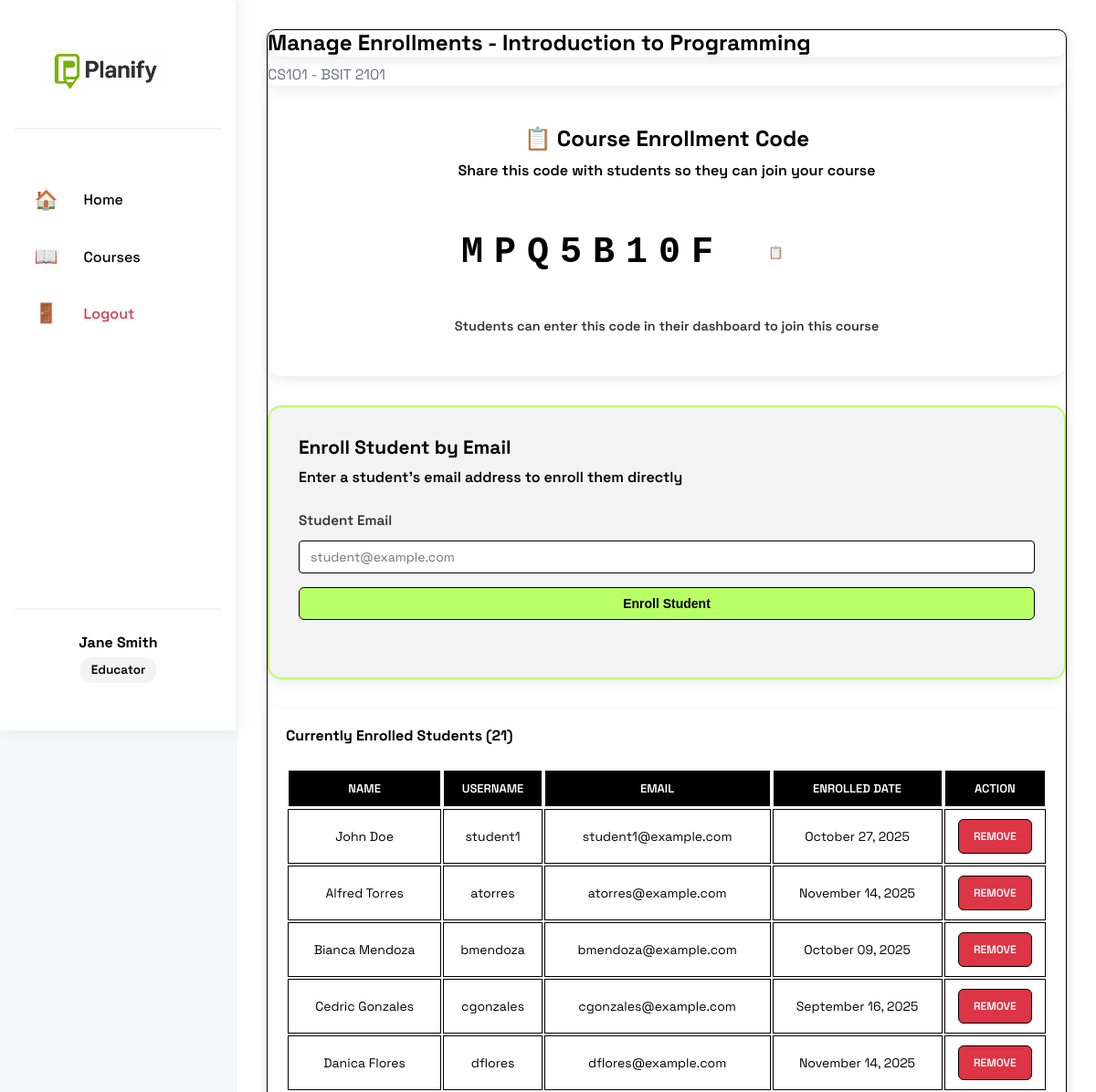
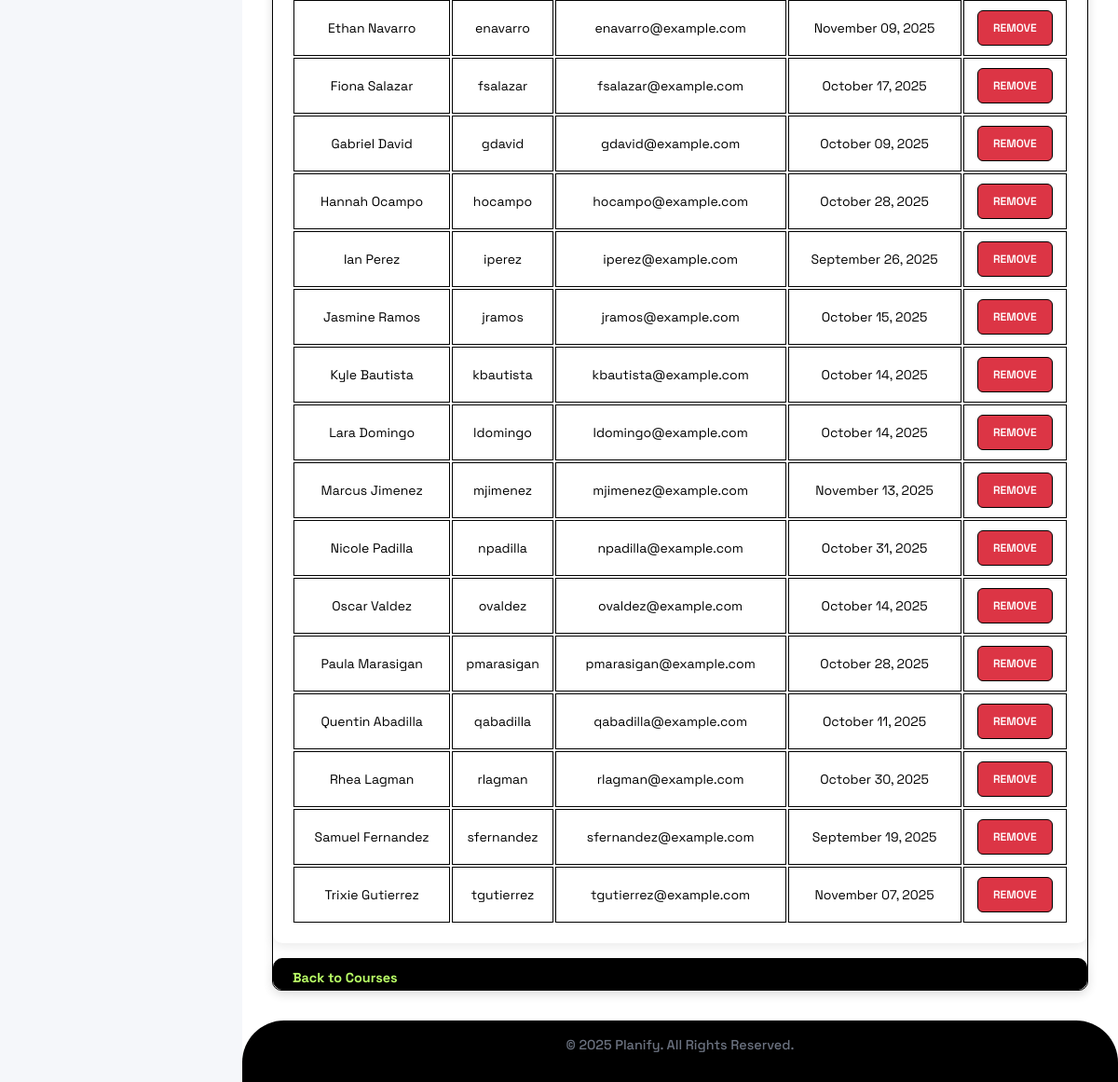
The app's page /educator/course/1/enrollments (signed in) with its own data (2 pictures, top to bottom).
### models.py (models this page shows, shortened)
class User(db.Model, UserMixin):
    id = db.Column(db.Integer, primary_key=True)
    first_name = db.Column(db.String(20), nullable=False)
    last_name = db.Column(db.String(20), nullable=False)
    username = db.Column(db.String(20), unique=True, nullable=False)
    email = db.Column(db.String(120), unique=True, nullable=False)
    contact_number = db.Column(db.String(11), nullable=False)
    password = db.Column(db.String(255), nullable=False)
    role = db.Column(db.String(10), nullable=False)
    courses = db.relationship('Course', backref='educator', lazy=True, cascade='all, delete-orphan')
    lesson_plans = db.relationship('LessonPlan', backref='creator', lazy=True, cascade='all, delete-orphan')
    enrollments = db.relationship('Enrollment', backref='student', lazy=True, cascade='all, delete-orphan')

class Course(db.Model):
    id = db.Column(db.Integer, primary_key=True)
    course_name = db.Column(db.String(100), nullable=False)
    course_code = db.Column(db.String(20), nullable=False)
    block_section = db.Column(db.String(20), nullable=False)
    description = db.Column(db.Text, nullable=True)
    educator_id = db.Column(db.Integer, db.ForeignKey('user.id'), nullable=False)
    created_at = db.Column(db.DateTime, default=datetime.utcnow)
    enrollment_code = db.Column(db.String(10), unique=True, nullable=False)
    lesson_plans = db.relationship('LessonPlan', backref='course', lazy=True, cascade='all, delete-orphan')
    enrollments = db.relationship('Enrollment', backref='course', lazy=True, cascade='all, delete-orphan')
    attendance_records = db.relationship('AttendanceRecord', backref='course', lazy=True, cascade='all, delete-orphan')

class Enrollment(db.Model):
    id = db.Column(db.Integer, primary_key=True)
    student_id = db.Column(db.Integer, db.ForeignKey('user.id'), nullable=False)
    course_id = db.Column(db.Integer, db.ForeignKey('course.id'), nullable=False)
    enrolled_at = db.Column(db.DateTime, default=datetime.utcnow)
    __table_args__ = (db.UniqueConstraint('student_id', 'course_id', name='unique_enrollment'),)

### routes.py (the view, shortened to what this page needs)
@app.route('/educator/course/<int:course_id>/enrollments', methods=['GET', 'POST'])
@login_required
def manage_enrollments(course_id):
    if current_user.role != 'educator':
        flash("Access denied.", "error")
        return redirect(url_for('home'))
    course = Course.query.get_or_404(course_id)
    if course.educator_id != current_user.id:
        flash("Access denied.", "error")
        return redirect(url_for('educator_courses'))
    form = EnrollByEmailForm()
    enrollments = Enrollment.query.filter_by(course_id=course_id).all()
    return render_template('manage_enrollments.html', course=course, enrollments=enrollments, form=form)

### forms.py
class EnrollByEmailForm(FlaskForm):
    student_email = StringField("Student Email",
                                validators=[DataRequired(), Email()])
    submit = SubmitField("Enroll Student")

### app.py (called while the page is built)
@login_manager.user_loader
def load_user(user_id):
    return User.query.get(int(user_id))

### templates/manage_enrollments.html (shortened to what this page needs)
{% extends "educator_base.html" %}
{% block content %}
<div class="enrollment-container">
    <h2>Manage Enrollments - {{ course.course_name }}</h2>
    <p class="course-info">{{ course.course_code }} - {{ course.block_section }}</p>
    <div class="enrollment-code-section">
        <h3>📋 Course Enrollment Code</h3>
        <p class="code-description">Share this code with students so they can join your course</p>
        <div class="code-display">
            <span class="code-text" id="enrollmentCode">{{ course.enrollment_code }}</span>
            <button class="copy-btn" onclick="copyEnrollmentCode()">📋 Copy Code</button>
        </div>
        <p class="code-hint">Students can enter this code in their dashboard to join this course</p>
    </div>
    <div class="enroll-form">
        <h3>Enroll Student by Email</h3>
        <p class="form-description">Enter a student's email address to enroll them directly</p>
        <form method="POST">
            <div class="form-group">
                {{ form.student_email.label }}
                {{ form.student_email(class="form-input", placeholder="student@example.com") }}
            </div>
            <div class="form-group">
                {{ form.submit(class="submit-btn") }}
            </div>
        </form>
    </div>
    <div class="enrolled-students">
        <h3>Currently Enrolled Students ({{ enrollments|length }})</h3>
        {% if enrollments %}
            <table class="enrollment-table">
                <thead>
                    <tr>
                        <th>Name</th>
                        <th>Username</th>
                        <th>Email</th>
                        <th>Enrolled Date</th>
                        <th>Action</th>
                    </tr>
                </thead>
                <tbody>
                    {% for enrollment in enrollments %}
                    <tr>
                        <td>{{ enrollment.student.first_name }} {{ enrollment.student.last_name }}</td>
                        <td>{{ enrollment.student.username }}</td>
                        <td>{{ enrollment.student.email }}</td>
                        <td>{{ enrollment.enrolled_at.strftime('%B %d, %Y') }}</td>
                        <td>
                            <form method="POST" action="{{ url_for('remove_enrollment', enrollment_id=enrollment.id) }}"
                                  onsubmit="return confirm('Remove this student from the course?');">
                                <button type="submit" class="remove-btn">Remove</button>
                            </form>
                        </td>
                    </tr>
                    {% endfor %}
                </tbody>
            </table>
        {% else %}
            <p class="empty-state">No students enrolled yet.</p>
        {% endif %}
    </div>
    <a href="{{ url_for('educator_courses') }}" class="back-btn">Back to Courses</a>
</div>
{% endblock %}

### templates/educator_base.html (shortened to what this page needs)
<!doctype html>
<html lang="en">
<head>
    <link rel="stylesheet" href="{{ url_for('static', filename='style.css') }}">
</head>
<body class="educator-layout">
    <aside class="sidebar">
        <div class="sidebar-header">
            <a href="{{ url_for('educator_home') }}" class="logo">
            <img src="{{ url_for('static', filename='pictures/logo.png') }}" alt="Planify Logo">
        </a>
        </div>
        <nav class="sidebar-nav">
            <a href="{{ url_for('educator_home') }}" class="nav-item">
                <span class="icon">🏠</span>
                <span>Home</span>
            </a>
            <a href="{{ url_for('educator_courses') }}" class="nav-item">
                <span class="icon">📖</span>
                <span>Courses</span>
            </a>
            <a href="{{ url_for('logout') }}" class="nav-item logout-item">
                <span class="icon">🚪</span>
                <span>Logout</span>
            </a>
        </nav>
        <div class="sidebar-footer">
            <div class="user-info">
                <p class="user-name">{{ current_user.first_name }} {{ current_user.last_name }}</p>
                <p class="user-role">Educator</p>
            </div>
        </div>
    </aside>
    <div class="main-content">
        <main class="content">
            {% block content %}
            {% endblock %}
        </main>
        <footer class="footer">
            <p>© 2025 Planify. All Rights Reserved.</p>
        </footer>
    </div>
</body>
</html>

### records on screen
User: first_name "Jane", last_name "Smith"
Course: course_name "Introduction to Programming", course_code "CS101", block_section "BSIT 2101", enrollment_code "MPQ5B10F"
Enrollment: student.first_name "John", student.last_name "Doe", student.username "student1", student.email "student1@example.com", enrolled_at "October 27, 2025"
Enrollment: student.first_name "Alfred", student.last_name "Torres", student.username "atorres", student.email "atorres@example.com", enrolled_at "November 14, 2025"
Enrollment: student.first_name "Bianca", student.last_name "Mendoza", student.username "bmendoza", student.email "bmendoza@example.com", enrolled_at "October 09, 2025"
Enrollment: student.first_name "Cedric", student.last_name "Gonzales", student.username "cgonzales", student.email "cgonzales@example.com", enrolled_at "September 16, 2025"
Enrollment: student.first_name "Danica", student.last_name "Flores", student.username "dflores", student.email "dflores@example.com", enrolled_at "November 14, 2025"
Enrollment: student.first_name "Ethan", student.last_name "Navarro", student.username "enavarro", student.email "enavarro@example.com", enrolled_at "November 09, 2025"
Enrollment: student.first_name "Fiona", student.last_name "Salazar", student.username "fsalazar", student.email "fsalazar@example.com", enrolled_at "October 17, 2025"
Enrollment: student.first_name "Gabriel", student.last_name "David", student.username "gdavid", student.email "gdavid@example.com", enrolled_at "October 09, 2025"
Enrollment: student.first_name "Hannah", student.last_name "Ocampo", student.username "hocampo", student.email "hocampo@example.com", enrolled_at "October 28, 2025"
Enrollment: student.first_name "Ian", student.last_name "Perez", student.username "iperez", student.email "iperez@example.com", enrolled_at "September 26, 2025"
Enrollment: student.first_name "Jasmine", student.last_name "Ramos", student.username "jramos", student.email "jramos@example.com", enrolled_at "October 15, 2025"
Enrollment: student.first_name "Kyle", student.last_name "Bautista", student.username "kbautista", student.email "kbautista@example.com", enrolled_at "October 14, 2025"
Enrollment: student.first_name "Lara", student.last_name "Domingo", student.username "ldomingo", student.email "ldomingo@example.com", enrolled_at "October 14, 2025"
Enrollment: student.first_name "Marcus", student.last_name "Jimenez", student.username "mjimenez", student.email "mjimenez@example.com", enrolled_at "November 13, 2025"
Enrollment: student.first_name "Nicole", student.last_name "Padilla", student.username "npadilla", student.email "npadilla@example.com", enrolled_at "October 31, 2025"
Enrollment: student.first_name "Oscar", student.last_name "Valdez", student.username "ovaldez", student.email "ovaldez@example.com", enrolled_at "October 14, 2025"
Enrollment: student.first_name "Paula", student.last_name "Marasigan", student.username "pmarasigan", student.email "pmarasigan@example.com", enrolled_at "October 28, 2025"
Enrollment: student.first_name "Quentin", student.last_name "Abadilla", student.username "qabadilla", student.email "qabadilla@example.com", enrolled_at "October 11, 2025"
Enrollment: student.first_name "Rhea", student.last_name "Lagman", student.username "rlagman", student.email "rlagman@example.com", enrolled_at "October 30, 2025"
Enrollment: student.first_name "Samuel", student.last_name "Fernandez", student.username "sfernandez", student.email "sfernandez@example.com", enrolled_at "September 19, 2025"
Enrollment: student.first_name "Trixie", student.last_name "Gutierrez", student.username "tgutierrez", student.email "tgutierrez@example.com", enrolled_at "November 07, 2025"

### other values on screen
{{ enrollments|length }} "21"
